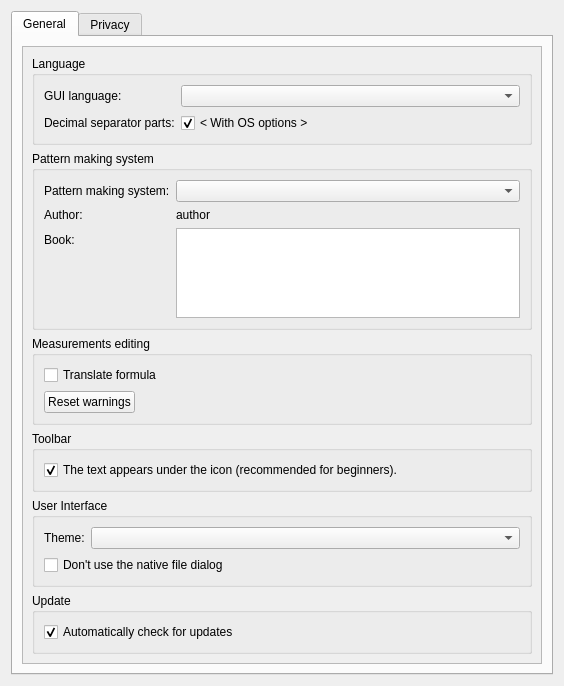
<?xml version="1.0" encoding="UTF-8"?>
<ui version="4.0">
 <class>TapePreferencesConfigurationPage</class>
 <widget class="QWidget" name="TapePreferencesConfigurationPage">
  <property name="geometry">
   <rect>
    <x>0</x>
    <y>0</y>
    <width>564</width>
    <height>686</height>
   </rect>
  </property>
  <property name="windowTitle">
   <string notr="true">Configuration</string>
  </property>
  <layout class="QVBoxLayout" name="verticalLayout_6">
   <item>
    <widget class="QTabWidget" name="tabWidget">
     <property name="currentIndex">
      <number>0</number>
     </property>
     <widget class="QWidget" name="tabGeneral">
      <attribute name="title">
       <string>General</string>
      </attribute>
      <layout class="QVBoxLayout" name="verticalLayout">
       <item>
        <widget class="QScrollArea" name="scrollArea">
         <property name="widgetResizable">
          <bool>true</bool>
         </property>
         <widget class="QWidget" name="scrollAreaWidgetContents">
          <property name="geometry">
           <rect>
            <x>0</x>
            <y>0</y>
            <width>508</width>
            <height>646</height>
           </rect>
          </property>
          <layout class="QVBoxLayout" name="verticalLayout_2">
           <item>
            <widget class="QGroupBox" name="groupBox_2">
             <property name="title">
              <string>Language</string>
             </property>
             <layout class="QFormLayout" name="formLayout">
              <property name="fieldGrowthPolicy">
               <enum>QFormLayout::AllNonFixedFieldsGrow</enum>
              </property>
              <item row="0" column="0">
               <widget class="QLabel" name="label_2">
                <property name="text">
                 <string>GUI language:</string>
                </property>
               </widget>
              </item>
              <item row="0" column="1">
               <widget class="QComboBox" name="langCombo"/>
              </item>
              <item row="1" column="0">
               <widget class="QLabel" name="label_3">
                <property name="text">
                 <string>Decimal separator parts:</string>
                </property>
               </widget>
              </item>
              <item row="1" column="1">
               <widget class="QCheckBox" name="osOptionCheck">
                <property name="text">
                 <string notr="true">&lt; With OS options &gt;</string>
                </property>
                <property name="checked">
                 <bool>true</bool>
                </property>
               </widget>
              </item>
             </layout>
            </widget>
           </item>
           <item>
            <widget class="QGroupBox" name="groupBox_3">
             <property name="title">
              <string>Pattern making system</string>
             </property>
             <layout class="QFormLayout" name="formLayout_2">
              <property name="fieldGrowthPolicy">
               <enum>QFormLayout::AllNonFixedFieldsGrow</enum>
              </property>
              <item row="0" column="0">
               <widget class="QLabel" name="label_6">
                <property name="text">
                 <string>Pattern making system:</string>
                </property>
               </widget>
              </item>
              <item row="0" column="1">
               <widget class="QComboBox" name="systemCombo"/>
              </item>
              <item row="1" column="0">
               <widget class="QLabel" name="label_7">
                <property name="text">
                 <string>Author:</string>
                </property>
               </widget>
              </item>
              <item row="1" column="1">
               <widget class="QLabel" name="systemAuthorValueLabel">
                <property name="text">
                 <string notr="true">author</string>
                </property>
               </widget>
              </item>
              <item row="2" column="0">
               <widget class="QLabel" name="label_9">
                <property name="text">
                 <string>Book:</string>
                </property>
               </widget>
              </item>
              <item row="2" column="1">
               <widget class="QPlainTextEdit" name="systemBookValueLabel">
                <property name="sizePolicy">
                 <sizepolicy hsizetype="Expanding" vsizetype="Preferred">
                  <horstretch>0</horstretch>
                  <verstretch>0</verstretch>
                 </sizepolicy>
                </property>
                <property name="readOnly">
                 <bool>true</bool>
                </property>
               </widget>
              </item>
             </layout>
            </widget>
           </item>
           <item>
            <widget class="QGroupBox" name="groupBox_5">
             <property name="title">
              <string>Measurements editing</string>
             </property>
             <layout class="QVBoxLayout" name="verticalLayout_3">
              <item>
               <widget class="QCheckBox" name="checkBoxTranslateFormula">
                <property name="toolTip">
                 <string>Enable to translate formula according to locale</string>
                </property>
                <property name="text">
                 <string>Translate formula</string>
                </property>
               </widget>
              </item>
              <item>
               <widget class="QPushButton" name="resetWarningsButton">
                <property name="sizePolicy">
                 <sizepolicy hsizetype="Fixed" vsizetype="Fixed">
                  <horstretch>0</horstretch>
                  <verstretch>0</verstretch>
                 </sizepolicy>
                </property>
                <property name="text">
                 <string>Reset warnings</string>
                </property>
               </widget>
              </item>
             </layout>
            </widget>
           </item>
           <item>
            <widget class="QGroupBox" name="groupBox_6">
             <property name="title">
              <string>Toolbar</string>
             </property>
             <layout class="QVBoxLayout" name="verticalLayout_4">
              <item>
               <widget class="QCheckBox" name="toolBarStyleCheck">
                <property name="text">
                 <string>The text appears under the icon (recommended for beginners).</string>
                </property>
                <property name="checked">
                 <bool>true</bool>
                </property>
               </widget>
              </item>
             </layout>
            </widget>
           </item>
           <item>
            <widget class="QGroupBox" name="groupBox_4">
             <property name="title">
              <string>User Interface</string>
             </property>
             <layout class="QVBoxLayout" name="verticalLayout_5">
              <item>
               <layout class="QHBoxLayout" name="horizontalLayout">
                <item>
                 <widget class="QLabel" name="label_4">
                  <property name="sizePolicy">
                   <sizepolicy hsizetype="Fixed" vsizetype="Preferred">
                    <horstretch>0</horstretch>
                    <verstretch>0</verstretch>
                   </sizepolicy>
                  </property>
                  <property name="text">
                   <string>Theme:</string>
                  </property>
                 </widget>
                </item>
                <item>
                 <widget class="QComboBox" name="comboBoxThemeMode"/>
                </item>
               </layout>
              </item>
              <item>
               <widget class="QCheckBox" name="checkBoxDontUseNativeDialog">
                <property name="text">
                 <string>Don't use the native file dialog</string>
                </property>
               </widget>
              </item>
             </layout>
            </widget>
           </item>
           <item>
            <widget class="QGroupBox" name="groupBox_9">
             <property name="title">
              <string>Update</string>
             </property>
             <layout class="QVBoxLayout" name="verticalLayout_8">
              <item>
               <widget class="QCheckBox" name="checkBoxAutomaticallyCheckUpdates">
                <property name="toolTip">
                 <string>Automatically check for updates each time the application starts</string>
                </property>
                <property name="text">
                 <string>Automatically check for updates</string>
                </property>
                <property name="checked">
                 <bool>true</bool>
                </property>
               </widget>
              </item>
             </layout>
            </widget>
           </item>
          </layout>
         </widget>
        </widget>
       </item>
      </layout>
     </widget>
     <widget class="QWidget" name="tabPrivacy">
      <attribute name="title">
       <string>Privacy</string>
      </attribute>
      <layout class="QVBoxLayout" name="verticalLayout_7">
       <item>
        <widget class="QCheckBox" name="checkBoxSendUsageStatistics">
         <property name="text">
          <string>Send usage statistics</string>
         </property>
        </widget>
       </item>
       <item>
        <widget class="QLabel" name="label">
         <property name="text">
          <string>Please help to improve Valentina's quality by automatically sending usage statistics. Sent data contains &lt;span style=&quot; font-weight:700;&quot;&gt;no potentially sensitive information&lt;/span&gt; like user names, email addresses, file contents or file paths.</string>
         </property>
         <property name="wordWrap">
          <bool>true</bool>
         </property>
        </widget>
       </item>
       <item>
        <spacer name="verticalSpacer">
         <property name="orientation">
          <enum>Qt::Vertical</enum>
         </property>
         <property name="sizeHint" stdset="0">
          <size>
           <width>20</width>
           <height>530</height>
          </size>
         </property>
        </spacer>
       </item>
      </layout>
     </widget>
    </widget>
   </item>
  </layout>
 </widget>
 <resources/>
 <connections/>
</ui>
